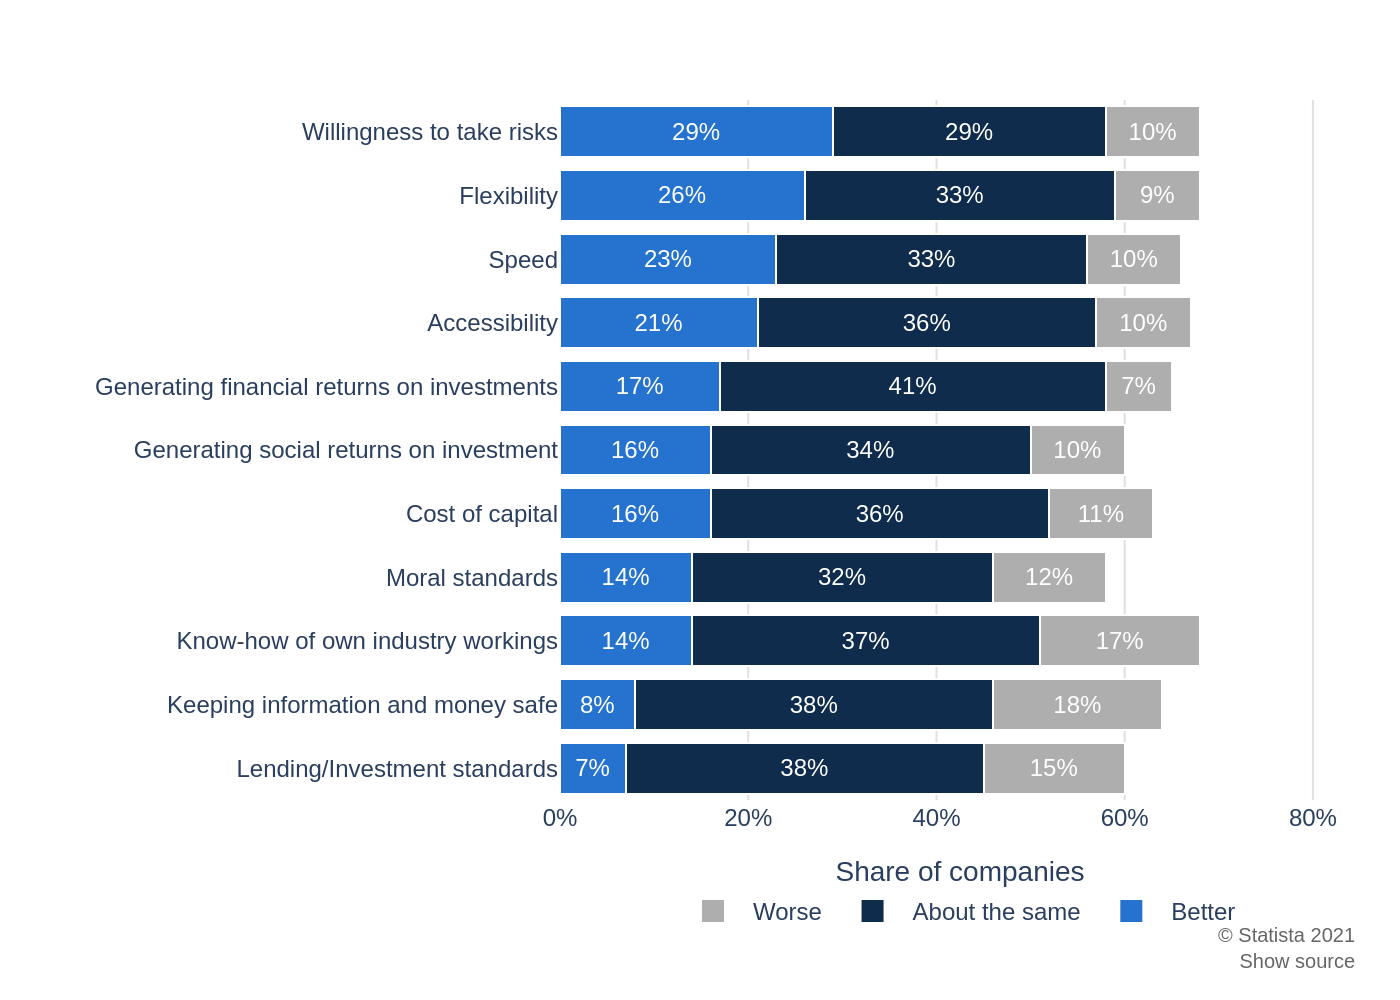

Write the Python code that produced this figure.
import sys
import json
import plotly.graph_objects as go
import os

# Check for command-line argument
if len(sys.argv) != 2:
    print(f"Usage: python {sys.argv[0]} <json_file_path>")
    sys.exit(1)

json_path = sys.argv[1]

# Ensure the JSON file exists
if not os.path.exists(json_path):
    print(f"Error: JSON file not found at '{json_path}'")
    sys.exit(1)

# Read data from the specified JSON file
with open(json_path, 'r', encoding='utf-8') as f:
    chart_info = json.load(f)

# Extract data and text from the JSON structure
chart_data = chart_info['chart_data']
texts = chart_info['texts']
colors = chart_info['colors']

# Create the figure
fig = go.Figure()

# Extract categories and series names in the correct order
categories = [item['category'] for item in chart_data]
series_names = list(chart_data[0]['series'].keys())

# Add a trace for each series
for i, series_name in enumerate(series_names):
    values = [item['series'][series_name] for item in chart_data]
    
    fig.add_trace(go.Bar(
        y=categories,
        x=values,
        name=series_name,
        orientation='h',
        marker=dict(
            color=colors[i],
            line=dict(color='white', width=1)
        ),
        text=[f'{v}%' for v in values],
        textposition='inside',
        insidetextanchor='middle',
        textfont=dict(color='white', size=12)
    ))

# Combine title and subtitle
title_text = ""
if texts.get("title"):
    title_text += f'<b>{texts["title"]}</b>'
if texts.get("subtitle"):
    title_text += f'<br>{texts["subtitle"]}'
    
# Combine source and note for annotation
source_text = ""
if texts.get("source"):
    source_text += texts["source"]
if texts.get("note"):
    source_text += f'<br>{texts["note"]}'

# Update layout for a professional appearance
fig.update_layout(
    barmode='stack',
    title=dict(
        text=title_text,
        x=0.05,
        xanchor='left'
    ),
    xaxis=dict(
        title=texts.get('x_axis_title'),
        showgrid=True,
        gridcolor='#e0e0e0',
        zeroline=False,
        ticksuffix='%',
        range=[0, 85]
    ),
    yaxis=dict(
        title=texts.get('y_axis_title'),
        autorange='reversed',
        showgrid=False
    ),
    legend=dict(
        orientation="h",
        yanchor="bottom",
        y=-0.2,
        xanchor="center",
        x=0.5
    ),
    font=dict(
        family="Arial",
        size=12
    ),
    plot_bgcolor='white',
    paper_bgcolor='white',
    margin=dict(l=280, r=20, t=50, b=100),
    annotations=[
        dict(
            showarrow=False,
            text=source_text,
            xref='paper',
            yref='paper',
            x=1,
            y=-0.25,
            xanchor='right',
            yanchor='bottom',
            align='right',
            font=dict(size=10, color='#666666')
        )
    ]
)

# Generate the output filename from the input JSON path
base_filename = os.path.splitext(os.path.basename(json_path))[0]
output_filename = f"{base_filename}.png"

# Save the figure as a high-resolution PNG image
fig.write_image(output_filename, scale=2)

print(f"Chart saved as {output_filename}")
